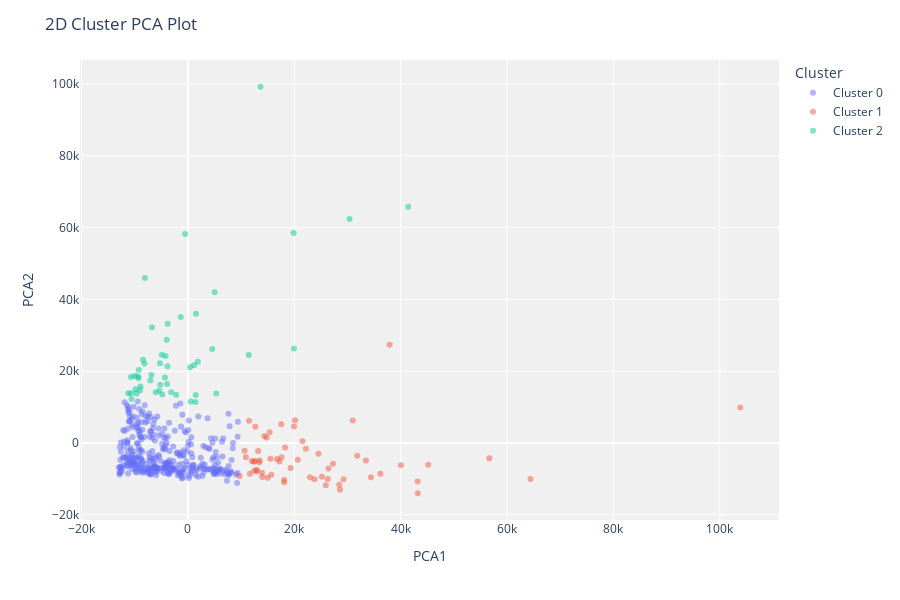

The notebook cell this image was saved under:
### Code cell
plot_model(model3, plot = 'cluster')

### Figure 1 — Plotly figure (JSON) as saved in the notebook; plotly's stock layout.template omitted (floating-point values rounded to 4 significant figures; data arrays with more than 128 entries replaced by an {"elided": "..."} marker saying what was removed)
{"data": [{"customdata": {"elided": "330x1 int values"}, "hovertemplate": "Cluster=Cluster 0<br>PCA1=%{x}<br>PCA2=%{y}<br>Feature=%{customdata[0]}<extra></extra>", "legendgroup": "Cluster 0", "marker": {"color": "#636efa", "opacity": 0.5, "symbol": "circle"}, "mode": "markers", "name": "Cluster 0", "orientation": "v", "showlegend": true, "textposition": "top center", "type": "scatter", "x": {"elided": "330 float values"}, "xaxis": "x", "y": {"elided": "330 float values"}, "yaxis": "y"}, {"customdata": [[1], [1], [1], [2], [2], [1], [2], [1], [1], [1], [1], [1], [2], [1], [1], [1], [1], [1], [1], [1], [1], [1], [1], [1], [1], [1], [1], [1], [1], [1], [2], [2], [1], [1], [1], [1], [1], [1], [1], [1], [1], [1], [1], [1], [2], [1], [1], [1], [1], [1], [1], [1], [1], [1], [2], [1], [1], [1], [1], [1]], "hovertemplate": "Cluster=Cluster 1<br>PCA1=%{x}<br>PCA2=%{y}<br>Feature=%{customdata[0]}<extra></extra>", "legendgroup": "Cluster 1", "marker": {"color": "#EF553B", "opacity": 0.5, "symbol": "circle"}, "mode": "markers", "name": "Cluster 1", "orientation": "v", "showlegend": true, "textposition": "top center", "type": "scatter", "x": [9710.0, 45180.0, 13980.0, 27290.0, 26430.0, 14360.0, 12660.0, 64420.0, 33480.0, 15520.0, 14980.0, 25210.0, 11490.0, 22180.0, 28450.0, 13480.0, 12660.0, 43220.0, 28600.0, 17230.0, 13190.0, 12030.0, 17610.0, 13400.0, 15680.0, 19300.0, 29260.0, 23810.0, 12940.0, 37920.0, 10660.0, 14800.0, 36190.0, 24540.0, 22960.0, 18280.0, 18100.0, 20140.0, 31820.0, 31010.0, 12930.0, 12390.0, 17540.0, 25910.0, 19940.0, 13920.0, 16740.0, 10890.0, 12490.0, 26300.0, 56660.0, 40050.0, 11660.0, 43190.0, 15370.0, 20660.0, 18100.0, 21550.0, 103900.0, 34410.0], "xaxis": "x", "y": [-9231.0, -6065.0, -9506.0, -5808.0, -7097.0, 1969.0, 4542.0, -10010.0, -4851.0, -4373.0, -9660.0, -9377.0, 6171.0, -1582.0, -11650.0, -4900.0, -5035.0, -14000.0, -13060.0, -5191.0, -2214.0, -5003.0, -3964.0, -5397.0, -8863.0, -6937.0, -10080.0, -10090.0, -7444.0, 27330.0, -2160.0, 1545.0, -8606.0, -2970.0, -9515.0, -1286.0, -10910.0, 6307.0, -3534.0, 6278.0, -7894.0, -5242.0, 5192.0, -11760.0, 4591.0, -8271.0, -4482.0, -3983.0, -7704.0, -10050.0, -4286.0, -6199.0, -8592.0, -10710.0, 2960.0, -4656.0, -10230.0, 448.1, 9910.0, -9531.0], "yaxis": "y"}, {"customdata": [[2], [2], [2], [2], [2], [2], [2], [2], [2], [2], [2], [2], [2], [2], [2], [2], [2], [2], [2], [2], [2], [2], [2], [2], [2], [2], [2], [2], [2], [2], [2], [2], [2], [2], [2], [2], [2], [1], [2], [2], [2], [2], [2], [2], [2], [2], [1], [2], [2], [2]], "hovertemplate": "Cluster=Cluster 2<br>PCA1=%{x}<br>PCA2=%{y}<br>Feature=%{customdata[0]}<extra></extra>", "legendgroup": "Cluster 2", "marker": {"color": "#00cc96", "opacity": 0.5, "symbol": "circle"}, "mode": "markers", "name": "Cluster 2", "orientation": "v", "showlegend": true, "textposition": "top center", "type": "scatter", "x": [-5263.0, -10690.0, -6859.0, -4824.0, -10620.0, 19940.0, -9381.0, 4555.0, -3150.0, -5370.0, 1529.0, 5028.0, -8087.0, -11230.0, -3927.0, -9302.0, -4335.0, -8998.0, -9234.0, -10700.0, 1868.0, -9659.0, -519.0, 1148.0, 13650.0, 19880.0, -1356.0, 387.1, 11440.0, -4896.0, -8926.0, -5208.0, -8450.0, 529.3, 1430.0, -6059.0, -6753.0, 1467.0, -9968.0, 30400.0, -8181.0, 41410.0, 5328.0, -3980.0, -9877.0, -4207.0, -2209.0, -3820.0, -7071.0, -3853.0], "xaxis": "x", "y": [22230.0, 13840.0, 18960.0, 13480.0, 12230.0, 26310.0, 18540.0, 26200.0, 14130.0, 14510.0, 35960.0, 41960.0, 45950.0, 13840.0, 16400.0, 18030.0, 18210.0, 14620.0, 20330.0, 18380.0, 22630.0, 13770.0, 58240.0, 21680.0, 99230.0, 58470.0, 35070.0, 21120.0, 24520.0, 24550.0, 15700.0, 16230.0, 23190.0, 11540.0, 11380.0, 14120.0, 32250.0, 13370.0, 18650.0, 62370.0, 22110.0, 65790.0, 13810.0, 28780.0, 15000.0, 24220.0, 13450.0, 33190.0, 17410.0, 21370.0], "yaxis": "y"}], "layout": {"height": 600, "legend": {"title": {"text": "Cluster"}, "tracegroupgap": 0}, "margin": {"t": 60}, "plot_bgcolor": "rgb(240,240,240)", "title": {"text": "2D Cluster PCA Plot"}, "xaxis": {"anchor": "y", "domain": [0, 1], "title": {"text": "PCA1"}}, "yaxis": {"anchor": "x", "domain": [0, 1], "title": {"text": "PCA2"}}}}
